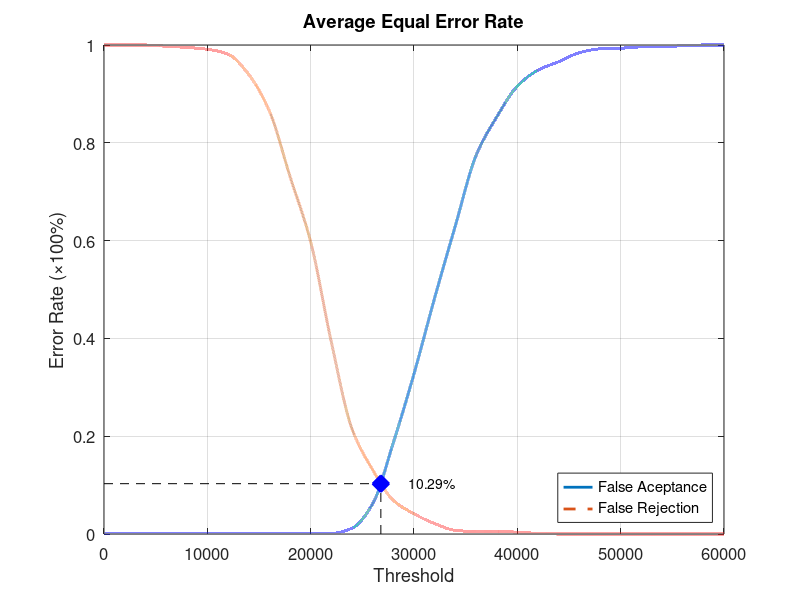
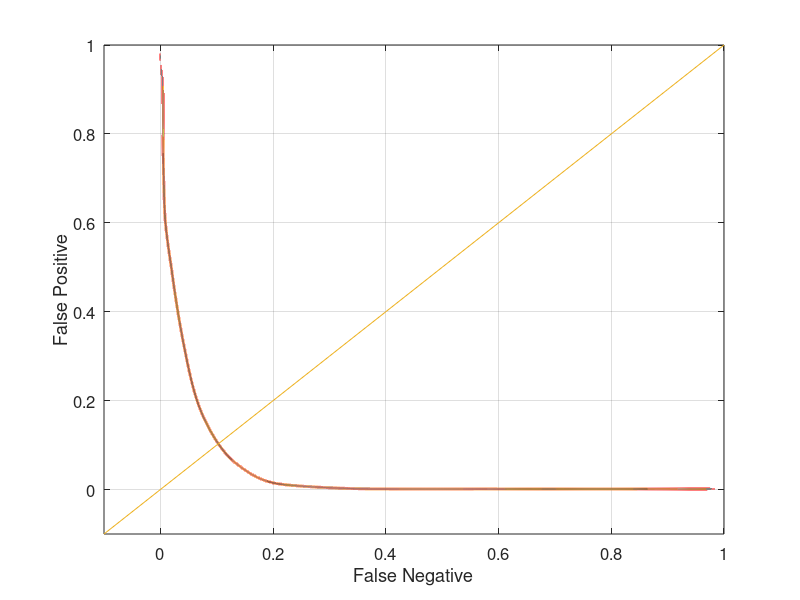

Write MATLAB code to recreate these figures, in order.
function yEER = Experiment1Average
close all;
clear;
clc;
x = 0:2000:60000;
xq = 0:0.5:60000;

y0 = [0 0.00131579 0.00131579 0.00131579 0.00131579 0.00131579 0.00131579 0.00131579 0.00131579 0.00131579 0.00131579 0.00131579 0.0118421 0.0618421 0.186842 0.327632 0.482895 0.630263 0.773684 0.852632 0.915789 0.948684 0.965789 0.984211 0.992105 0.993421 0.996053 0.996053 0.998684 1 1];
yy0 = interp1(x, y0, xq, 'pchip');
y1 = [1 1 1 0.9975 0.995 0.99125 0.98125 0.94 0.865 0.73125 0.5975 0.3925 0.215 0.13125 0.06875 0.04125 0.02125 0.0075 0.005 0.005 0.00375 0.00125 0 0 0 0 0 0 0 0 0];
yy1 = interp1(x, y1, xq, 'pchip');

% Calculating EER: 
y2 = abs(y0 - y1);
find(y2 == min(y2))
yy2 = abs(yy0 - yy1);
xEER = find(yy2 == min(yy2));
xEERIndex = xq(xEER) % X-axis EER
yEER = yy0(xEER) % Y-axis EER

main = figure
plot(xq, yy0,'-','LineWidth', 2);	hold on
plot(xq, yy1,'--','LineWidth', 2);	hold on
plot([xEERIndex xEERIndex], [0 yEER], 'k--');	hold on
plot([0 xEERIndex], [yEER yEER], 'k--');	hold on
plot(xEERIndex, yEER, 'bx', 'LineWidth', 10);	hold on
text(xEERIndex + 10 * xEERIndex / 100, yEER, [num2str(round((10000 * yEER)) / 100) '%'])
legend('False Aceptance', 'False Rejection', 'Location', 'SouthEast')
xlabel('Threshold')
ylabel('Error Rate (\times100%)')
title('Average Equal Error Rate')
set(gca, 'FontSize', 12)
axis([0 60000 0 1])
grid on

print(main, 'Experiment1AverageMain', '-dpng');
FNRxFPR = figure('Color', [1 1 1]);
plot(yy1, yy0, '-', yy1, yy0, 'LineWidth', 2);
hold on
y = -0.1:0.1:1
plot(y, y); 
set(gca, 'FontSize', 12)
xlabel('False Negative')
ylabel('False Positive')
axis([-0.1 1 -0.1 1])
set(gca, 'FontSize', 12)
grid on

print(FNRxFPR, 'Experiment1AverageFNRxFPR','-dpng');
end
